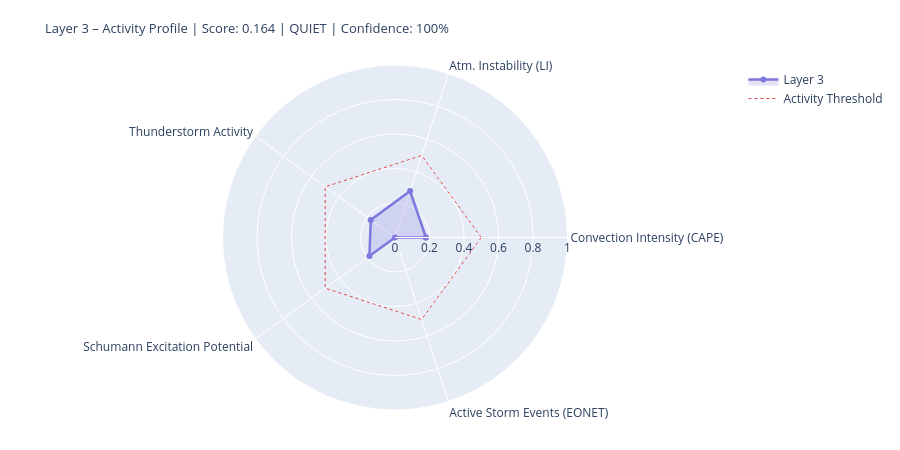

Notebook code for this chart:
### Markdown cell above
---
## 4. State Assessment & Handoff to Layer 4/5

### Code cell
# ============================================================
# LAYER-3-SCORE
# Five dynamic components
# ============================================================

def norm(v, lo, hi):
    if v is None or (isinstance(v, float) and math.isnan(v)): return None
    return round(max(0.0, min(1.0, (v - lo) / (hi - lo))), 4)

# --- 1) Convection intensity (global CAPE mean) ---
cape_mean = df_atm['cape'].dropna().mean() if not df_atm.empty else None
conv_score = norm(cape_mean, 0, 3000)
conv_src   = 'primary' if cape_mean is not None else 'missing'

# --- 2) Atmospheric instability (LI mean) ---
li_mean   = df_atm['li'].dropna().mean() if not df_atm.empty else None
# Negative LI = unstable → higher score
instab_score = norm(-li_mean if li_mean is not None else None, -6, 6)
instab_src   = 'primary' if li_mean is not None else 'missing'

# --- 3) Thunderstorm activity (mean thunder score + WMO count) ---
thunder_mean = df_atm['thunder_score'].mean() if not df_atm.empty else None
n_thunder    = int(df_atm['thunderstorm'].sum()) if not df_atm.empty else 0
thunder_score_val = norm(
    (thunder_mean or 0) * 0.7 + n_thunder * 0.1, 0, 1.0
) if thunder_mean is not None else None
thunder_src = 'primary'

# --- 4) Schumann excitation potential (weighted Schumann contribution) ---
schumann_pot = df_atm['schumann_contribution'].mean() if not df_atm.empty else None
# Boosted by Layer-2 thunderstorm trigger
if schumann_pot is not None and l2_thunder:
    schumann_pot = min(1.0, schumann_pot * 1.2)
schumann_score = norm(schumann_pot, 0, 1.0) if schumann_pot is not None else None
schumann_src   = 'derived'

# --- 5) Storm activity (NASA EONET) ---
# Distinction: None = data not loaded, 0.0 = loaded but no events
storm_score = None
storm_src   = 'missing'
if raw.get('storms') is not None:          # API reached successfully
    storm_score = norm(len(storm_events), 0, 30) if storm_events else 0.0
    storm_src   = 'primary'

# X-Ray and Kp: context only, not in dynamic score
# (X-Ray = Layer-0/4 driver; Kp = geomagnetic index, not a lightning proxy)
xray_context = None
if raw.get('xray'):
    df_xc = pd.DataFrame(raw['xray'])
    fc = next((c for c in df_xc.columns
               if any(k in c.lower() for k in ['flux','long']) and 'time' not in c.lower()),
              df_xc.columns[1])
    df_xc[fc] = pd.to_numeric(df_xc[fc], errors='coerce')
    xray_last = df_xc[fc].dropna().iloc[-1] if not df_xc[fc].dropna().empty else None
    if xray_last:
        xray_class = ('X' if xray_last>=1e-4 else 'M' if xray_last>=1e-5
                      else 'C' if xray_last>=1e-6 else 'B')
        xray_context = {'flux': float(xray_last), 'class': xray_class}
        print(f'X-Ray context: {xray_class}-class ({xray_last:.2e} W/m²)')

# --- Aggregate ---
COMPONENTS = {
    'Convection Intensity (CAPE)':  {'score': conv_score,       'source': conv_src,    'dynamic': True},
    'Atm. Instability (LI)':         {'score': instab_score,     'source': instab_src,  'dynamic': True},
    'Thunderstorm Activity':              {'score': thunder_score_val, 'source': thunder_src, 'dynamic': True},
    'Schumann Excitation Potential':   {'score': schumann_score,   'source': schumann_src,'dynamic': True},
    'Active Storm Events (EONET)': {'score': storm_score,      'source': storm_src,   'dynamic': True},
}

available   = {k: v['score'] for k, v in COMPONENTS.items() if v['score'] is not None}
unavailable = [k for k, v in COMPONENTS.items() if v['score'] is None]
layer3_score = round(sum(available.values()) / len(available), 4) if available else None
confidence   = round(len(available) / len(COMPONENTS), 2)
level = ('unknown' if layer3_score is None
         else 'quiet'   if layer3_score < 0.3
         else 'moderate' if layer3_score < 0.6
         else 'active')
dominant_l3 = max(available, key=available.get) if available else 'none'

# --- Ausgabe ---
W = 68
print('=' * W)
print('LAYER 3 – ATMOSPHERE / WEATHER / THUNDERSTORMS – STATE ASSESSMENT')
print('=' * W)
for name, comp in COMPONENTS.items():
    s = comp['score']
    if s is not None:
        bar = '█' * int(s * 20) + '░' * (20 - int(s * 20))
        print(f'  {name:<36} {bar}  {s:.3f}  [{comp["source"]}]')
    else:
        print(f'  {name:<36} {"─" * 20}  n/a   [missing]')
print('-' * W)
print(f'  Score:        {layer3_score:.3f}  ({len(available)}/{len(COMPONENTS)} components)')
print(f'  Confidence:   {confidence:.0%}')
print(f'  Level:        {level.upper()}')
print(f'  Dominant:     {dominant_l3}')
print(f'  CAPE mean:    {cape_mean:.0f} J/kg' if cape_mean else '  CAPE mean:    n/a')
print(f'  LI mean:      {li_mean:.1f} K' if li_mean is not None else '  LI mean:      n/a')
print(f'  Thunderstorms:{n_thunder} points (WMO)  +  {len(storm_events)} NASA EONET')
print('=' * W)

# Radar
cats   = list(available.keys())
vals_r = list(available.values())
if len(cats) >= 3:
    fig = go.Figure()
    fig.add_trace(go.Scatterpolar(
        r=vals_r + [vals_r[0]], theta=cats + [cats[0]],
        fill='toself', fillcolor='rgba(127,119,221,0.22)',
        line=dict(color='#7F77DD', width=2.5), name='Layer 3'
    ))
    fig.add_trace(go.Scatterpolar(
        r=[0.5] * (len(cats)+1), theta=cats + [cats[0]],
        line=dict(color='#E24B4A', dash='dot', width=1),
        mode='lines', name='Activity Threshold'
    ))
    fig.update_layout(
        title=dict(
            text=f'Layer 3 – Activity Profile | Score: {layer3_score:.3f} | {level.upper()} | Confidence: {confidence:.0%}',
            font=dict(size=13)
        ),
        polar=dict(radialaxis=dict(visible=True, range=[0, 1])),
        height=450, showlegend=True,
        margin=dict(l=60, r=60, t=65, b=40)
    )
    fig.show()

### Figure 1 — Plotly figure (JSON) as saved in the notebook; plotly's stock layout.template omitted (floating-point values rounded to 4 significant figures)
{"data": [{"fill": "toself", "fillcolor": "rgba(127,119,221,0.22)", "line": {"color": "#7F77DD", "width": 2.5}, "name": "Layer 3", "r": [0.1794, 0.2833, 0.1736, 0.1832, 0.0, 0.1794], "theta": ["Convection Intensity (CAPE)", "Atm. Instability (LI)", "Thunderstorm Activity", "Schumann Excitation Potential", "Active Storm Events (EONET)", "Convection Intensity (CAPE)"], "type": "scatterpolar"}, {"line": {"color": "#E24B4A", "dash": "dot", "width": 1}, "mode": "lines", "name": "Activity Threshold", "r": [0.5, 0.5, 0.5, 0.5, 0.5, 0.5], "theta": ["Convection Intensity (CAPE)", "Atm. Instability (LI)", "Thunderstorm Activity", "Schumann Excitation Potential", "Active Storm Events (EONET)", "Convection Intensity (CAPE)"], "type": "scatterpolar"}], "layout": {"height": 450, "margin": {"b": 40, "l": 60, "r": 60, "t": 65}, "polar": {"radialaxis": {"range": [0, 1], "visible": true}}, "showlegend": true, "title": {"font": {"size": 13}, "text": "Layer 3 – Activity Profile | Score: 0.164 | QUIET | Confidence: 100%"}}}
